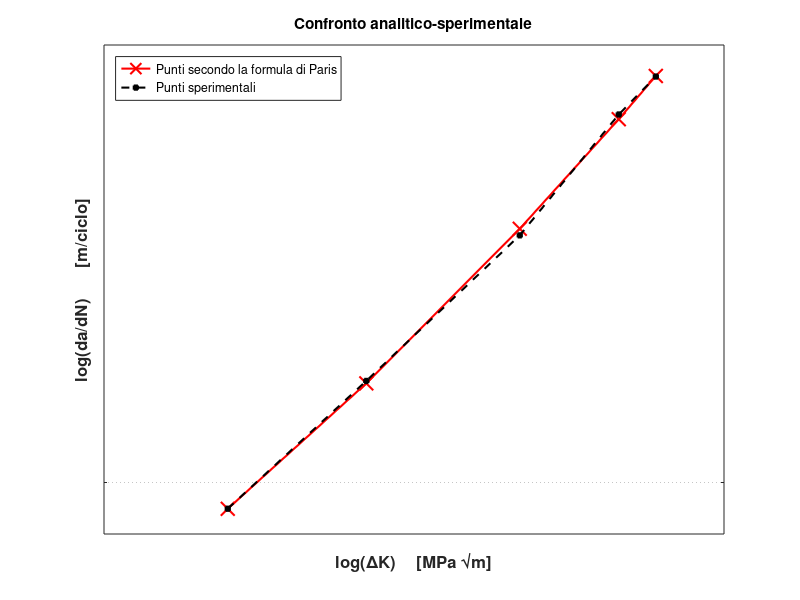
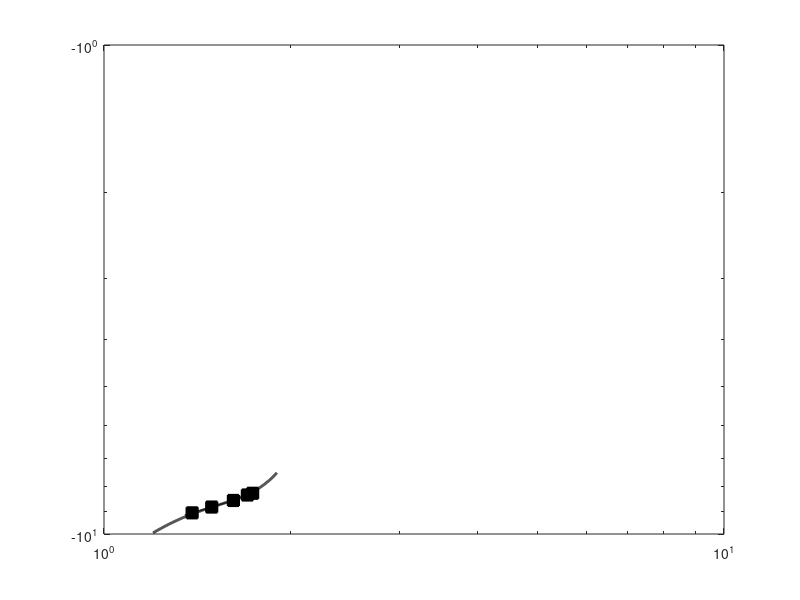

The MATLAB source for these figures, in order: (Note: this script raises an error after producing the figures.)
% Si vuole seguire la procedura per graficare da/dn 
% in funzione di delta K seguendo la procedura 
% numerica di Vergani p.165 ('Meccanica dei materiali')

clc
clear all
close all

%% Parametri e variabili di input

% Vettore lunghezze di cricca
a = [1.5 2.7 4.1 8.0 10.0 11.0]*1e-3;  % [m]

% Vettore numero di cicli
N = [0 1.35 2.25 3.60 4.02 4.20]*1e06;  % [cicli]

% Fattore di forma
Y = 1;

% Range di sforzo (nominale)
delta_s = 300308e-3;    % [MPa]

% Vettore da/dN
delta_a = [];
delta_N = [];
for i=1:length(a)-1
    delta_a(i) = a(i+1)-a(i);
end
for i=1:length(N)-1
    delta_N(i) = N(i+1)-N(i);
end
da_dN = delta_a./delta_N;

% Vettore delta_K
a_m = [];
for i=1:length(a)-1
    a_m(i) = (a(i+1)+a(i))/2;
end
delta_K = Y*delta_s*sqrt(pi*a_m);

% delta_K = delta_K';
% da_dN = da_dN';

%% Interpolazione lineare
% Retta y = mx + b per interpolazione lineare dei punti
% e per ricavare i parametri C ed m

% C = log(b)
% m = m

p = polyfit(log10(delta_K), log10(da_dN), 1);
m = p(1);
C = 10^p(2);

%% Legge di Paris
% Una volta ricavati C ed m, graficando seguendo la formula
% i punti ottenuti, essi si sovrappongono 
% a quelli della procedura numerica


dA_dN = C*delta_K.^m;
dA_dN = log10(dA_dN);


%% Plot

delta_K = log10(delta_K);
da_dN = log10(da_dN);

%%%%%%%%%%%%%%%%%%%%%%%%%%%%%%%%%%%%%%%%%%%%%%%%%%%%%%%%%%%%%%%%%%%%%%%
figure 
% Confronto Punti sperimentali secondo procedura numerica
% e Punti ottenuti seguendo la formula

% Plot dei punti ottenuti seguendo la formula di Paris
loglog(delta_K, dA_dN, 'Color','r', 'Marker', 'x', 'LineStyle','-','LineWidth', 1.5, 'MarkerSize', 10, 'MarkerFaceColor', 'k', 'DisplayName', 'Punti secondo la formula di Paris');

hold on 

% Plot dei PUNTI SPERIMENTALI ottenuti seguendo la procedura numerica
loglog(delta_K, da_dN, 'Color','k', 'Marker', 's', 'LineStyle','--','LineWidth', 1.5, 'MarkerSize', 3, 'MarkerFaceColor', 'k', 'DisplayName', 'Punti sperimentali');

% Set del grafico
title('Confronto analitico-sperimentale');
xlabel('log(\DeltaK)    [MPa \surd{m}]', 'FontWeight', 'bold', 'FontSize', 12, 'Interpreter', 'tex');  
ylabel('log(da/dN)      [m/ciclo]', 'FontWeight', 'bold', 'FontSize', 12);
ylim([-9.10, -8.20])
xlim([1.3, 1.8])
grid on;
legend('Location', 'northwest');


%%%%%%%%%%%%%%%%%%%%%%%%%%%%%%%%%%%%%%%%%%%%%%%%%%%%%%%%%%%%%%%%%%%%%%%%%%
figure
% Curva di Paris

% Plot dei PUNTI SPERIMENTALI ottenuti seguendo la procedura numerica
loglog(delta_K, da_dN, 'Color','k', 'Marker', 's', 'LineStyle','none','LineWidth', 1.5, 'MarkerSize', 8, 'MarkerFaceColor', 'k', 'DisplayName', 'Punti sperimentali');

hold on

% Plot della CURVA DI FITTING
% Parametri iniziali
x1 = delta_K(1); y1 = da_dN(1); % Punto 1
x2 = delta_K(end); y2 = da_dN(end); % Punto 2
% Calcolo della pendenza centrale
m = (y2 - y1) / (x2 - x1);
% Parametri della funzione cubica
h = (x1 + x2) / 2; % Punto centrale tra x1 e x2
a = 10; % Regola la curvatura e gli estremi
b = m; % Pendenza centrale
c = (y1 + y2) / 2; % Posizionamento verticale
% Generazione dei dati
x = linspace(1.2, 1.9, 1000); % Range di x
y = a * (x - h).^3 + b * (x - h) + c;
loglog(x,y*(0.9995), 'k-', 'LineWidth', 2, 'DisplayName', 'Curva di Fitting')

hold on

% Curva del TRATTO LINEARE
x_lin = linspace(1.35, 1.75, 1000); % Range di x
y_lin = m.*(x_lin-h)  + c  ;
loglog(x_lin, y_lin, 'k-', 'LineWidth', 1, 'DisplayName', ' Tratto Lineare')

hold on

% INTERSEZIONE curva di fitting e curva lineare
% Trova i punti di intersezione
diff_y = y_lin - y;  % Differenza tra le due curve
intersection_indices = find(abs(diff_y) < 0.23); % Trova i punti dove la differenza è vicina a zero
% Estrai i valori di x delle intersezioni
x_intersections = x(intersection_indices); % Valori di x

% Plot delle INTERSEZIONI per la visualizzazione grafica del tratto lineare
% Intersezione sx
xline(x_intersections(1), 'b-.', 'LineWidth', 1.5, 'HandleVisibility', 'off');
% Asintoto di frattura delta_K_c
xline(x_intersections(end), 'b-.', 'LineWidth', 1.5, 'HandleVisibility', 'off');



% Plot degli ASINTOTI
% Asintoto di soglia delta_K_th
a_th = 1.3e-3; % [m]
delta_K_th = Y*delta_s*sqrt(pi*a_th);
xline(log10(delta_K_th), 'k--.', 'LineWidth', 1.5, 'HandleVisibility', 'off');
% Asintoto di frattura delta_K_c
a_c = 12.0e-3; % [m]
delta_K_c = Y*delta_s*sqrt(pi*a_c);
xline(log10(delta_K_c), 'k--.', 'LineWidth', 1.5, 'HandleVisibility', 'off');


% Set del grafico
title('Curva di Paris');
xlabel('log(\DeltaK)    [MPa \surd{m}]', 'FontWeight', 'bold', 'FontSize', 12, 'Interpreter', 'tex');  
ylabel('log(da/dN)      [m/ciclo]', 'FontWeight', 'bold', 'FontSize', 12);
ylim([-9.55, -7.95])
xlim([1.2, 2.0])
grid on;
legend;
%set(gca, 'GridLineStyle', '-', 'GridAlpha', 0.6); 

% Miglioramento della leggibilità degli assi
ax = gca;
ax.FontSize = 12; % Dimensione del font
ax.FontWeight = 'bold'; % Grassetto per maggiore contrasto
ax.XColor = 'k'; % Colore asse X (nero)
ax.YColor = 'k'; % Colore asse Y (nero)


